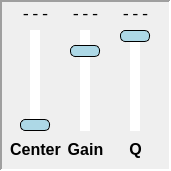
      <widget class="QFrame" name="EQ_frame_1">
       <property name="geometry">
        <rect>
         <x>25</x>
         <y>300</y>
         <width>171</width>
         <height>171</height>
        </rect>
       </property>
       <property name="frameShape">
        <enum>QFrame::Shape::Panel</enum>
       </property>
       <property name="frameShadow">
        <enum>QFrame::Shadow::Sunken</enum>
       </property>
       <property name="lineWidth">
        <number>2</number>
       </property>
       <widget class="QLabel" name="EQ_1_label_1">
        <property name="geometry">
         <rect>
          <x>5</x>
          <y>140</y>
          <width>61</width>
          <height>21</height>
         </rect>
        </property>
        <property name="font">
         <font>
          <pointsize>12</pointsize>
          <bold>true</bold>
         </font>
        </property>
        <property name="text">
         <string>Center</string>
        </property>
        <property name="alignment">
         <set>Qt::AlignmentFlag::AlignHCenter|Qt::AlignmentFlag::AlignTop</set>
        </property>
        <property name="wordWrap">
         <bool>true</bool>
        </property>
       </widget>
       <widget class="QLabel" name="EQ_1_label_2">
        <property name="geometry">
         <rect>
          <x>60</x>
          <y>140</y>
          <width>51</width>
          <height>21</height>
         </rect>
        </property>
        <property name="font">
         <font>
          <pointsize>12</pointsize>
          <bold>true</bold>
         </font>
        </property>
        <property name="text">
         <string>Gain</string>
        </property>
        <property name="alignment">
         <set>Qt::AlignmentFlag::AlignHCenter|Qt::AlignmentFlag::AlignTop</set>
        </property>
        <property name="wordWrap">
         <bool>true</bool>
        </property>
       </widget>
       <widget class="QLabel" name="EQ_1_label_3">
        <property name="geometry">
         <rect>
          <x>115</x>
          <y>140</y>
          <width>41</width>
          <height>21</height>
         </rect>
        </property>
        <property name="font">
         <font>
          <pointsize>12</pointsize>
          <bold>true</bold>
         </font>
        </property>
        <property name="text">
         <string>Q</string>
        </property>
        <property name="alignment">
         <set>Qt::AlignmentFlag::AlignHCenter|Qt::AlignmentFlag::AlignTop</set>
        </property>
        <property name="wordWrap">
         <bool>true</bool>
        </property>
       </widget>
       <widget class="QSlider" name="EQ_1_gain_verticalSlider">
        <property name="geometry">
         <rect>
          <x>70</x>
          <y>30</y>
          <width>31</width>
          <height>101</height>
         </rect>
        </property>
        <property name="autoFillBackground">
         <bool>false</bool>
        </property>
        <property name="styleSheet">
         <string notr="true">QSlider::groove:vertical {background: lightgray; width: 10px; border-radius: 3px;}
QSlider::handle:vertical {background: lightblue; border: 1px solid black; height: 10px; width: 30px; margin-left: -10px; margin-right: -10px; border-radius: 5px;}
QSlider::sub-page:vertical {background: white;}
QSlider::add-page:vertical {background: white;}</string>
        </property>
        <property name="minimum">
         <number>-20</number>
        </property>
        <property name="maximum">
         <number>10</number>
        </property>
        <property name="pageStep">
         <number>1</number>
        </property>
        <property name="value">
         <number>5</number>
        </property>
        <property name="orientation">
         <enum>Qt::Orientation::Vertical</enum>
        </property>
        <property name="invertedAppearance">
         <bool>false</bool>
        </property>
        <property name="invertedControls">
         <bool>false</bool>
        </property>
        <property name="tickPosition">
         <enum>QSlider::TickPosition::TicksBothSides</enum>
        </property>
        <property name="tickInterval">
         <number>5</number>
        </property>
       </widget>
       <widget class="QSlider" name="EQ_1_BW_verticalSlider">
        <property name="geometry">
         <rect>
          <x>120</x>
          <y>30</y>
          <width>31</width>
          <height>101</height>
         </rect>
        </property>
        <property name="autoFillBackground">
         <bool>false</bool>
        </property>
        <property name="styleSheet">
         <string notr="true">QSlider::groove:vertical {background: lightgray; width: 10px; border-radius: 3px;}
QSlider::handle:vertical {background: lightblue; border: 1px solid black; height: 10px; width: 30px; margin-left: -10px; margin-right: -10px; border-radius: 5px;}
QSlider::sub-page:vertical {background: white;}
QSlider::add-page:vertical {background: white;}</string>
        </property>
        <property name="minimum">
         <number>1</number>
        </property>
        <property name="maximum">
         <number>10</number>
        </property>
        <property name="pageStep">
         <number>1</number>
        </property>
        <property name="value">
         <number>10</number>
        </property>
        <property name="orientation">
         <enum>Qt::Orientation::Vertical</enum>
        </property>
        <property name="invertedAppearance">
         <bool>false</bool>
        </property>
        <property name="invertedControls">
         <bool>false</bool>
        </property>
        <property name="tickPosition">
         <enum>QSlider::TickPosition::TicksBothSides</enum>
        </property>
        <property name="tickInterval">
         <number>5</number>
        </property>
       </widget>
       <widget class="QLabel" name="EQ_1_gain_label">
        <property name="geometry">
         <rect>
          <x>70</x>
          <y>5</y>
          <width>31</width>
          <height>21</height>
         </rect>
        </property>
        <property name="font">
         <font>
          <family>Monospace</family>
          <pointsize>12</pointsize>
          <bold>false</bold>
         </font>
        </property>
        <property name="text">
         <string>---</string>
        </property>
        <property name="textFormat">
         <enum>Qt::TextFormat::PlainText</enum>
        </property>
        <property name="alignment">
         <set>Qt::AlignmentFlag::AlignHCenter|Qt::AlignmentFlag::AlignTop</set>
        </property>
        <property name="wordWrap">
         <bool>true</bool>
        </property>
       </widget>
       <widget class="QSlider" name="EQ_1_center_verticalSlider">
        <property name="geometry">
         <rect>
          <x>20</x>
          <y>30</y>
          <width>31</width>
          <height>101</height>
         </rect>
        </property>
        <property name="autoFillBackground">
         <bool>false</bool>
        </property>
        <property name="styleSheet">
         <string notr="true">QSlider::groove:vertical {background: lightgray; width: 10px; border-radius: 3px;}
QSlider::handle:vertical {background: lightblue; border: 1px solid black; height: 10px; width: 30px; margin-left: -10px; margin-right: -10px; border-radius: 5px;}
QSlider::sub-page:vertical {background: white;}
QSlider::add-page:vertical {background: white;}</string>
        </property>
        <property name="minimum">
         <number>0</number>
        </property>
        <property name="maximum">
         <number>7</number>
        </property>
        <property name="pageStep">
         <number>1</number>
        </property>
        <property name="value">
         <number>0</number>
        </property>
        <property name="orientation">
         <enum>Qt::Orientation::Vertical</enum>
        </property>
        <property name="invertedAppearance">
         <bool>false</bool>
        </property>
        <property name="invertedControls">
         <bool>false</bool>
        </property>
        <property name="tickPosition">
         <enum>QSlider::TickPosition::TicksBothSides</enum>
        </property>
        <property name="tickInterval">
         <number>5</number>
        </property>
       </widget>
       <widget class="QLabel" name="EQ_1_center_label">
        <property name="geometry">
         <rect>
          <x>20</x>
          <y>5</y>
          <width>31</width>
          <height>21</height>
         </rect>
        </property>
        <property name="font">
         <font>
          <family>Monospace</family>
          <pointsize>12</pointsize>
          <bold>false</bold>
         </font>
        </property>
        <property name="text">
         <string>---</string>
        </property>
        <property name="textFormat">
         <enum>Qt::TextFormat::PlainText</enum>
        </property>
        <property name="alignment">
         <set>Qt::AlignmentFlag::AlignHCenter|Qt::AlignmentFlag::AlignTop</set>
        </property>
        <property name="wordWrap">
         <bool>true</bool>
        </property>
       </widget>
       <widget class="QLabel" name="EQ_1_BW_label">
        <property name="geometry">
         <rect>
          <x>120</x>
          <y>5</y>
          <width>31</width>
          <height>21</height>
         </rect>
        </property>
        <property name="font">
         <font>
          <family>Monospace</family>
          <pointsize>12</pointsize>
          <bold>false</bold>
         </font>
        </property>
        <property name="text">
         <string>---</string>
        </property>
        <property name="textFormat">
         <enum>Qt::TextFormat::PlainText</enum>
        </property>
        <property name="alignment">
         <set>Qt::AlignmentFlag::AlignHCenter|Qt::AlignmentFlag::AlignTop</set>
        </property>
        <property name="wordWrap">
         <bool>true</bool>
        </property>
       </widget>
      </widget>
